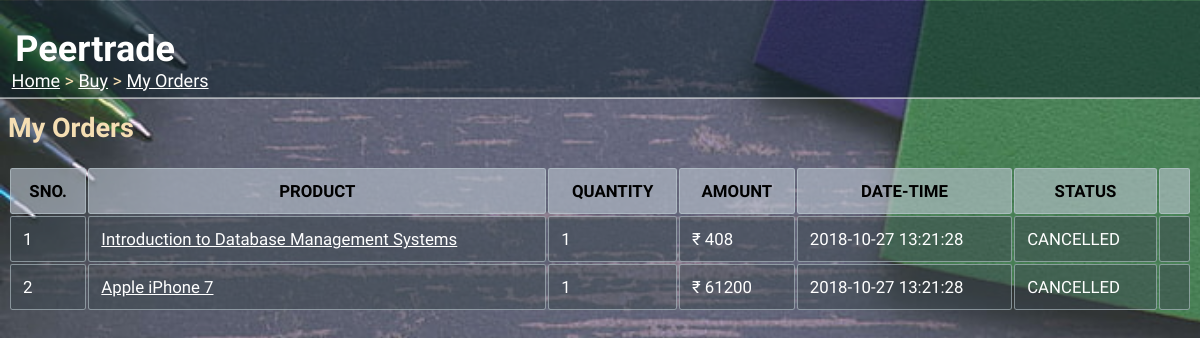
/buy/myorders/ (signed in), run on the app's committed database.
### tables this page shows
CREATE TABLE orders(
orderID varchar(10) PRIMARY KEY,
custID REFERENCES customer(custID),
prodID REFERENCES product(prodID),
quantity integer check(quantity>=1),
date datetime not null,
cost_price decimal(9,2) NOT NULL,
sell_price decimal(9,2) NOT NULL,
status varchar(15) NOT NULL,
CHECK (cost_price < sell_price )
);

CREATE TABLE product(
prodID varchar(10) PRIMARY KEY,
name varchar(30) NOT NULL,
quantity integer CHECK(quantity>=0) NOT NULL,
category varchar(30) NOT NULL ,
cost_price decimal(9,2) NOT NULL,
sell_price decimal(9,2) NOT NULL,
description varchar(100),
sellID varchar(10) REFERENCES seller (sellID),
CHECK (sell_price>cost_price)
);

### main.py (the view)
@app.route("/buy/myorders/")
def my_orders():
    if 'userid' not in session:
        return redirect(url_for('home'))
    if session['type']=="Seller":
        abort(403)
    res = cust_orders(session['userid'])
    return render_template('my_orders.html', orders=res)

### main.py (called while the page is built)
def cust_orders(custID):
    conn = sqlite3.connect('OnlineShop/onlineshop.db')
    cur = conn.cursor()
    a = cur.execute("""SELECT o.orderID, o.prodID, p.name, o.quantity, o.sell_price, o.date, o.status
                       FROM orders o JOIN product p
                       WHERE o.prodID=p.prodID AND o.custID=? AND o.status!='RECIEVED'
                       ORDER BY o.date DESC """, (custID,))
    res = [i for i in a]
    conn.close()
    return res

### templates/my_orders.html (shortened to what this page needs)
<html>
<head>
  <link rel="stylesheet" href="{{url_for('static', filename='main.css')}}">
</head>
<body>
  <div class="sticky">
    <h1>Peertrade</h1>
  </div>
  <div class="nav">
  <p><a href="/">Home</a> > <a href="/buy">Buy</a> > <a href="">My Orders</a></p>
  </div>
  <h2>My Orders</h2>
  {% if orders|length==0 %}
  <p>You have no orders yet.</p>
  {% else %}
  <table>
    <tr>
      <th>SNO.</th><th>PRODUCT</th><th>QUANTITY</th><th>AMOUNT</th><th>DATE-TIME</th><th>STATUS</th><th></th>
    </tr>
    {% set cnt={'val':1} %}
    {% for i in orders %}
    <tr>
      <td>{{cnt['val']}}</td><td><a href="/viewproduct/{{i[1]}}">{{i[2]}}</a></td><td>{{i[3]}}</td>
      <td>₹ {{i[4]}}</td><td>{{i[5]}}</td><td>{{i[6]}}</td>
      {% if i[6]=="PLACED" %}
      <td><p class="press"><a href="/cancel/{{i[0]}}">Cancel Order</a></p></td>
      {% elif i[6]=="DISPACHED" %}
      <td><p class="press"><a href="/recieve/{{i[0]}}">Recieved Order</a></p></td>
      {% else %}
      <td></td>
      {% endif %}
    </tr>
    {% endfor %}
  </table>
  {% endif %}
</body>
</html>

### static/main.css (style rules this page uses)
div.sticky { position: -webkit-sticky; position: sticky; top: 0.2px; margin: -0.7vw; background-color: rgba(3, 22, 32, 0.5); color: white; padding: 0.3vw; font-size: 1.5vw; border-bottom: 1px solid white; font-family: 'Acme'; }
div.sticky h1 { padding-left:1vw; }
body { font-family:'K2D'; font-size: 1.5vw; background-image: url('bg3.jpg'); background-size: cover; background-repeat: no-repeat; background-attachment: fixed; color: wheat; max-width: 100%; overflow-x: hidden; }
div.nav { position: fixed; display: block; top: 5vw; margin:-0.7vw; padding-left:1vw; border:none; overflow: hidden; }
div.nav a { text-decoration: underline; color: white; }
table { width: 100%; font-size: 1.4vw; }
th { border: 1px solid rgba(187, 203, 207, 0.589); border-radius: 0.2vw; padding: 1vw; text-align: center; background-color: rgba(185, 196, 206, 0.616); color: black; }
td { border: 1px solid rgba(187, 203, 207, 0.589); border-radius: 0.2vw; padding:1vw; text-align: left; background-color: rgba(60, 71, 80, 0.521); color: white; word-wrap: break-word; }
td a { text-decoration: underline; color: white; }
a { text-decoration: underline; color: white; }

### data on the page
orders: val "1", name "Introduction to Database Management Systems", quantity "1", sell_price "408", date "2018-10-27 13:21:28", status "CANCELLED"
orders: val "2", name "Apple iPhone 7", quantity "1", sell_price "61200", date "2018-10-27 13:21:28", status "CANCELLED"
